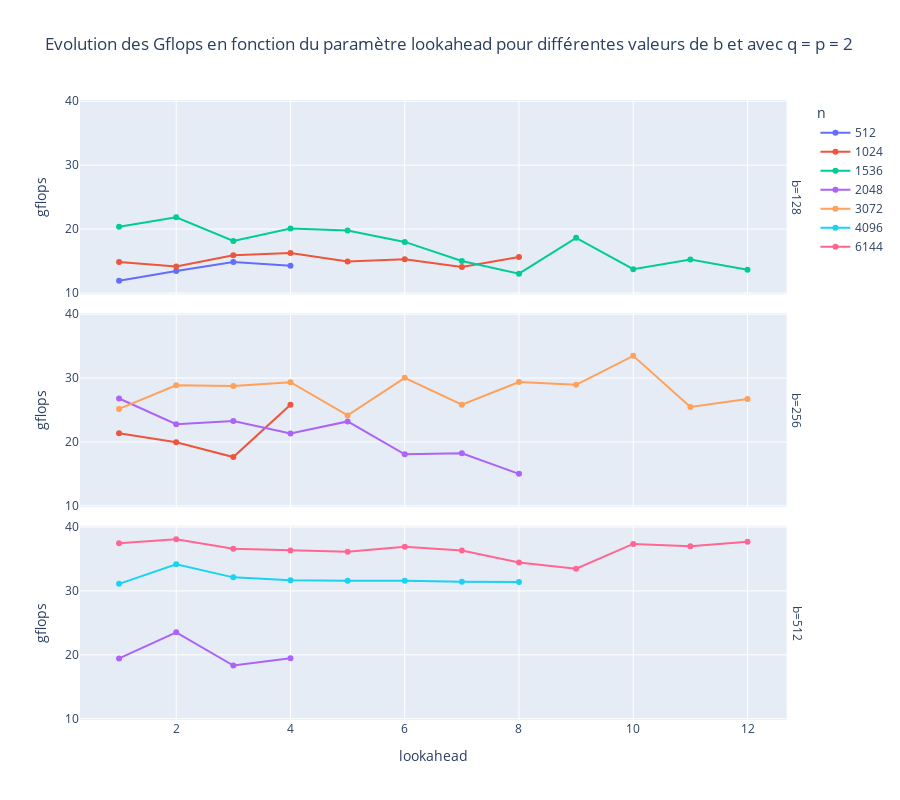

Here is the notebook cell this chart was saved with:
### Code cell
plotly.plot(df_p2p_i_la_filtered, kind = 'line', x =  'lookahead', y = 'gflops', height = 800, color = 'n', facet_row = 'b', markers = True, title = 'Evolution des Gflops en fonction du paramètre lookahead pour différentes valeurs de b et avec q = p = 2')

### Figure 1 — Plotly figure (JSON) as saved in the notebook; plotly's stock layout.template omitted (floating-point values rounded to 4 significant figures)
{"data": [{"hovertemplate": "n=512<br>b=128<br>lookahead=%{x}<br>gflops=%{y}<extra></extra>", "legendgroup": "512", "line": {"color": "#636efa", "dash": "solid"}, "marker": {"symbol": "circle"}, "mode": "lines+markers", "name": "512", "orientation": "v", "showlegend": true, "type": "scatter", "x": [1, 2, 3, 4], "xaxis": "x3", "y": [11.9, 13.45, 14.84, 14.26], "yaxis": "y3"}, {"hovertemplate": "n=1024<br>b=128<br>lookahead=%{x}<br>gflops=%{y}<extra></extra>", "legendgroup": "1024", "line": {"color": "#EF553B", "dash": "solid"}, "marker": {"symbol": "circle"}, "mode": "lines+markers", "name": "1024", "orientation": "v", "showlegend": true, "type": "scatter", "x": [1, 2, 3, 4, 5, 6, 7, 8], "xaxis": "x3", "y": [14.85, 14.16, 15.9, 16.26, 14.92, 15.27, 14.06, 15.62], "yaxis": "y3"}, {"hovertemplate": "n=1024<br>b=256<br>lookahead=%{x}<br>gflops=%{y}<extra></extra>", "legendgroup": "1024", "line": {"color": "#EF553B", "dash": "solid"}, "marker": {"symbol": "circle"}, "mode": "lines+markers", "name": "1024", "orientation": "v", "showlegend": false, "type": "scatter", "x": [1, 2, 3, 4], "xaxis": "x2", "y": [21.37, 19.96, 17.63, 25.82], "yaxis": "y2"}, {"hovertemplate": "n=1536<br>b=128<br>lookahead=%{x}<br>gflops=%{y}<extra></extra>", "legendgroup": "1536", "line": {"color": "#00cc96", "dash": "solid"}, "marker": {"symbol": "circle"}, "mode": "lines+markers", "name": "1536", "orientation": "v", "showlegend": true, "type": "scatter", "x": [1, 2, 3, 4, 5, 6, 7, 8, 9, 10, 11, 12], "xaxis": "x3", "y": [20.36, 21.84, 18.15, 20.09, 19.78, 17.99, 15.0, 13.03, 18.62, 13.71, 15.25, 13.62], "yaxis": "y3"}, {"hovertemplate": "n=2048<br>b=256<br>lookahead=%{x}<br>gflops=%{y}<extra></extra>", "legendgroup": "2048", "line": {"color": "#ab63fa", "dash": "solid"}, "marker": {"symbol": "circle"}, "mode": "lines+markers", "name": "2048", "orientation": "v", "showlegend": true, "type": "scatter", "x": [1, 2, 3, 4, 5, 6, 7, 8], "xaxis": "x2", "y": [26.79, 22.78, 23.27, 21.3, 23.21, 18.07, 18.21, 15.0], "yaxis": "y2"}, {"hovertemplate": "n=2048<br>b=512<br>lookahead=%{x}<br>gflops=%{y}<extra></extra>", "legendgroup": "2048", "line": {"color": "#ab63fa", "dash": "solid"}, "marker": {"symbol": "circle"}, "mode": "lines+markers", "name": "2048", "orientation": "v", "showlegend": false, "type": "scatter", "x": [1, 2, 3, 4], "xaxis": "x", "y": [19.43, 23.51, 18.32, 19.48], "yaxis": "y"}, {"hovertemplate": "n=3072<br>b=256<br>lookahead=%{x}<br>gflops=%{y}<extra></extra>", "legendgroup": "3072", "line": {"color": "#FFA15A", "dash": "solid"}, "marker": {"symbol": "circle"}, "mode": "lines+markers", "name": "3072", "orientation": "v", "showlegend": true, "type": "scatter", "x": [1, 2, 3, 4, 5, 6, 7, 8, 9, 10, 11, 12], "xaxis": "x2", "y": [25.17, 28.87, 28.75, 29.34, 24.15, 30.03, 25.82, 29.37, 28.94, 33.47, 25.48, 26.73], "yaxis": "y2"}, {"hovertemplate": "n=4096<br>b=512<br>lookahead=%{x}<br>gflops=%{y}<extra></extra>", "legendgroup": "4096", "line": {"color": "#19d3f3", "dash": "solid"}, "marker": {"symbol": "circle"}, "mode": "lines+markers", "name": "4096", "orientation": "v", "showlegend": true, "type": "scatter", "x": [1, 2, 3, 4, 5, 6, 7, 8], "xaxis": "x", "y": [31.1, 34.16, 32.11, 31.66, 31.57, 31.57, 31.44, 31.38], "yaxis": "y"}, {"hovertemplate": "n=6144<br>b=512<br>lookahead=%{x}<br>gflops=%{y}<extra></extra>", "legendgroup": "6144", "line": {"color": "#FF6692", "dash": "solid"}, "marker": {"symbol": "circle"}, "mode": "lines+markers", "name": "6144", "orientation": "v", "showlegend": true, "type": "scatter", "x": [1, 2, 3, 4, 5, 6, 7, 8, 9, 10, 11, 12], "xaxis": "x", "y": [37.47, 38.09, 36.59, 36.3, 36.14, 36.89, 36.33, 34.46, 33.46, 37.35, 36.99, 37.68], "yaxis": "y"}], "layout": {"annotations": [{"font": {}, "showarrow": false, "text": "b=512", "textangle": 90, "x": 0.98, "xanchor": "left", "xref": "paper", "y": 0.1567, "yanchor": "middle", "yref": "paper"}, {"font": {}, "showarrow": false, "text": "b=256", "textangle": 90, "x": 0.98, "xanchor": "left", "xref": "paper", "y": 0.5, "yanchor": "middle", "yref": "paper"}, {"font": {}, "showarrow": false, "text": "b=128", "textangle": 90, "x": 0.98, "xanchor": "left", "xref": "paper", "y": 0.8433, "yanchor": "middle", "yref": "paper"}], "height": 800, "legend": {"title": {"text": "n"}, "tracegroupgap": 0}, "title": {"text": "Evolution des Gflops en fonction du paramètre lookahead pour différentes valeurs de b et avec q = p = 2"}, "xaxis": {"anchor": "y", "domain": [0, 0.98], "title": {"text": "lookahead"}}, "xaxis2": {"anchor": "y2", "domain": [0, 0.98], "matches": "x", "showticklabels": false}, "xaxis3": {"anchor": "y3", "domain": [0, 0.98], "matches": "x", "showticklabels": false}, "yaxis": {"anchor": "x", "domain": [0, 0.3133], "title": {"text": "gflops"}}, "yaxis2": {"anchor": "x2", "domain": [0.3433, 0.6567], "matches": "y", "title": {"text": "gflops"}}, "yaxis3": {"anchor": "x3", "domain": [0.6867, 1.0], "matches": "y", "title": {"text": "gflops"}}}}
